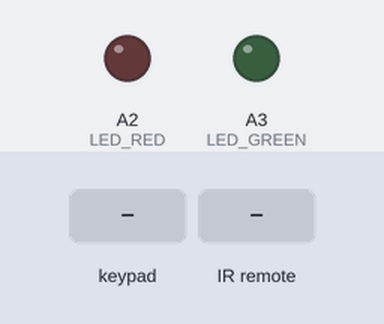
Simulated run of this sketch. Board: Arduino Uno, built with avr-gcc and run on an emulated ATmega328P. Shown: output pins drawn as LEDs (lit = HIGH). Inputs (shaded band) come from the test bench. Pins used as bus, display or sensor lines are not drawn; what the sketch prints to the serial monitor is not drawn.

Above: at 1.2 s.
1.3 s: keypad keys 8 7 6 5 pressed 0.4 s apart
At 1.9 s:
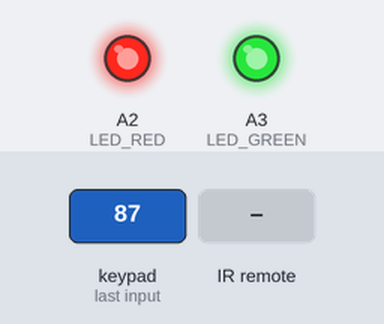
At 2.9 s:
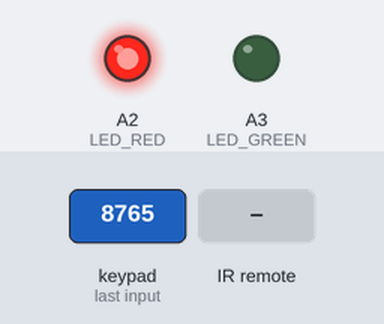
4.4 s: infrared code 0x16 received
Timing chart, 0 to 7.4 s (numbered marks = the images above; inputs shaded):
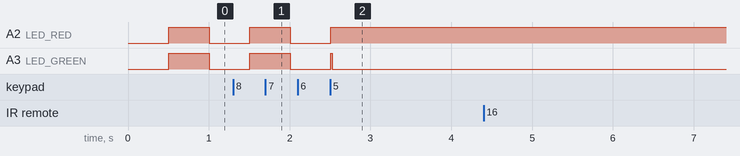

Measured:
- after the input at 1.3 s, A2 (LED_RED): goes on until 2.5 s, then stays HIGH
- after the input at 4.4 s, every drawn part: stays the same

The sketch:

lab7.ino
```cpp
#include <SPI.h>
#include <MFRC522.h>
#include <Keypad.h>
#include <IRremote.hpp>

// ===================== PIN DEFINITIONS =====================
#define RST_PIN         9
#define SS_PIN          10
#define IR_RECEIVE_PIN  A1
#define LED_RED         A2
#define LED_GREEN       A3

// ===================== SYSTEM STATES =====================
enum State {
  WAITING_FOR_PASSCODE,
  LOCKED,
  UNLOCKED
};

State currentState = WAITING_FOR_PASSCODE;

String masterCode = "";
String currentInput = "";

// ===================== KEYPAD SETUP =====================
const byte ROWS = 4;
const byte COLS = 4;

char keys[ROWS][COLS] = {
  {'1','2','3','A'},
  {'4','5','6','B'},
  {'7','8','9','C'},
  {'*','0','#','D'}
};

// Rows on Digital 8-5
// Columns on Digital 4-2 and Analog A0
byte rowPins[ROWS] = {8, 7, 6, 5};
byte colPins[COLS] = {4, 3, 2, A0};

Keypad keypad = Keypad(makeKeymap(keys), rowPins, colPins, ROWS, COLS);

// ===================== RFID SETUP =====================
MFRC522 mfrc522(SS_PIN, RST_PIN);

// ===================== TIMING SETTINGS =====================
const unsigned long IR_COOLDOWN_MS = 450;
const unsigned long RFID_COOLDOWN_MS = 3000;

// ===================== SETUP =====================
void setup() {
  Serial.begin(9600);

  SPI.begin();
  mfrc522.PCD_Init();

  IrReceiver.begin(IR_RECEIVE_PIN, ENABLE_LED_FEEDBACK);

  pinMode(LED_RED, OUTPUT);
  pinMode(LED_GREEN, OUTPUT);

  Serial.println("--- SECURITY SYSTEM INITIALIZED ---");
  Serial.println("Step 1: Enter a 4-digit code on the KEYPAD to lock.");
}

// ===================== MAIN LOOP =====================
void loop() {
  updateLEDs();

  switch (currentState) {
    case WAITING_FOR_PASSCODE:
      handleKeypad();
      break;

    case LOCKED:
      handleIR();
      break;

    case UNLOCKED:
      handleRFID();
      break;
  }
}

// ===================== STATE 1: KEYPAD LOGIC =====================
void handleKeypad() {
  char key = keypad.getKey();

  if (!key) {
    return;
  }

  // Only accept numerical keys
  if (key >= '0' && key <= '9') {
    currentInput += key;
    Serial.print("*");

    if (currentInput.length() == 4) {
      masterCode = currentInput;
      currentInput = "";

      currentState = LOCKED;

      Serial.println();
      Serial.print("[CODE SAVED] Master code length: ");
      Serial.println(masterCode.length());
      Serial.println("[SYSTEM LOCKED] Use IR remote to unlock.");
    }
  }

  // Optional: clear input using *
  if (key == '*') {
    currentInput = "";
    Serial.println();
    Serial.println("[KEYPAD INPUT CLEARED]");
  }
}

// ===================== STATE 2: IR LOGIC =====================
void handleIR() {
  static unsigned long lastIRTime = 0;
  static uint16_t lastCommand = 0;

  if (!IrReceiver.decode()) {
    return;
  }

  uint16_t command = IrReceiver.decodedIRData.command;
  unsigned long now = millis();

  // Ignore repeat frames caused by holding a remote button
  if (IrReceiver.decodedIRData.flags & IRDATA_FLAGS_IS_REPEAT) {
    IrReceiver.resume();
    return;
  }

  // Ignore the same command if it arrives too quickly
  if (command == lastCommand && now - lastIRTime < IR_COOLDOWN_MS) {
    IrReceiver.resume();
    return;
  }

  char digit = decodeIRDigit(command);

  if (digit != 'X') {
    currentInput += digit;

    Serial.print("IR Digit Recorded: ");
    Serial.print(digit);
    Serial.print(" (");
    Serial.print(currentInput.length());
    Serial.println("/4)");

    lastCommand = command;
    lastIRTime = now;

    if (currentInput.length() == 4) {
      if (currentInput == masterCode) {
        currentState = UNLOCKED;
        Serial.println("[ACCESS GRANTED] RFID Reader Enabled.");
      } else {
        Serial.println("[DENIED] Incorrect Code. Try again.");
      }

      currentInput = "";
    }
  }

  IrReceiver.resume();
}

// ===================== STATE 3: RFID LOGIC =====================
void handleRFID() {
  static String lastUid = "";
  static unsigned long lastReadTime = 0;

  if (!mfrc522.PICC_IsNewCardPresent()) {
    return;
  }

  if (!mfrc522.PICC_ReadCardSerial()) {
    return;
  }

  String uid = "";

  for (byte i = 0; i < mfrc522.uid.size; i++) {
    if (mfrc522.uid.uidByte[i] < 0x10) {
      uid += "0";
    }

    uid += String(mfrc522.uid.uidByte[i], HEX);
  }

  uid.toUpperCase();

  unsigned long now = millis();

  // Prevent the same tag from being counted repeatedly too fast
  if (uid == lastUid && now - lastReadTime < RFID_COOLDOWN_MS) {
    mfrc522.PICC_HaltA();
    mfrc522.PCD_StopCrypto1();
    return;
  }

  lastUid = uid;
  lastReadTime = now;

  flashSuccessLED();

  Serial.print("DATA_PACKET:");
  Serial.println(uid);

  mfrc522.PICC_HaltA();
  mfrc522.PCD_StopCrypto1();
}

// ===================== LED PATTERN LOGIC =====================
void updateLEDs() {
  static unsigned long lastMillis = 0;
  static bool blinkState = false;

  if (currentState == WAITING_FOR_PASSCODE) {
    // Waiting/setup mode: both LEDs blink together
    if (millis() - lastMillis > 500) {
      lastMillis = millis();
      blinkState = !blinkState;

      digitalWrite(LED_RED, blinkState);
      digitalWrite(LED_GREEN, blinkState);
    }
  }

  else if (currentState == LOCKED) {
    // Locked mode: red ON, green OFF
    digitalWrite(LED_RED, HIGH);
    digitalWrite(LED_GREEN, LOW);
  }

  else if (currentState == UNLOCKED) {
    // Unlocked mode: red OFF, green ON
    digitalWrite(LED_RED, LOW);
    digitalWrite(LED_GREEN, HIGH);
  }
}

// ===================== SUCCESS FLASH =====================
void flashSuccessLED() {
  // Brief flash when RFID tag is successfully read
  digitalWrite(LED_RED, HIGH);
  digitalWrite(LED_GREEN, HIGH);
  delay(150);

  digitalWrite(LED_RED, LOW);
  digitalWrite(LED_GREEN, HIGH);
}

// ===================== IR HELPER =====================
char decodeIRDigit(uint16_t cmd) {
  switch (cmd) {
    case 0x16: return '0';
    case 0x0C: return '1';
    case 0x18: return '2';
    case 0x5E: return '3';
    case 0x08: return '4';
    case 0x1C: return '5';
    case 0x5A: return '6';
    case 0x42: return '7';
    case 0x52: return '8';
    case 0x4A: return '9';

    default:
      return 'X';
  }
}
```

main.cpp
```cpp
#include <Arduino.h>

// put function declarations here:
int myFunction(int, int);

void setup() {
  // put your setup code here, to run once:
  int result = myFunction(2, 3);
}

void loop() {
  // put your main code here, to run repeatedly:
}

// put function definitions here:
int myFunction(int x, int y) {
  return x + y;
}
```
